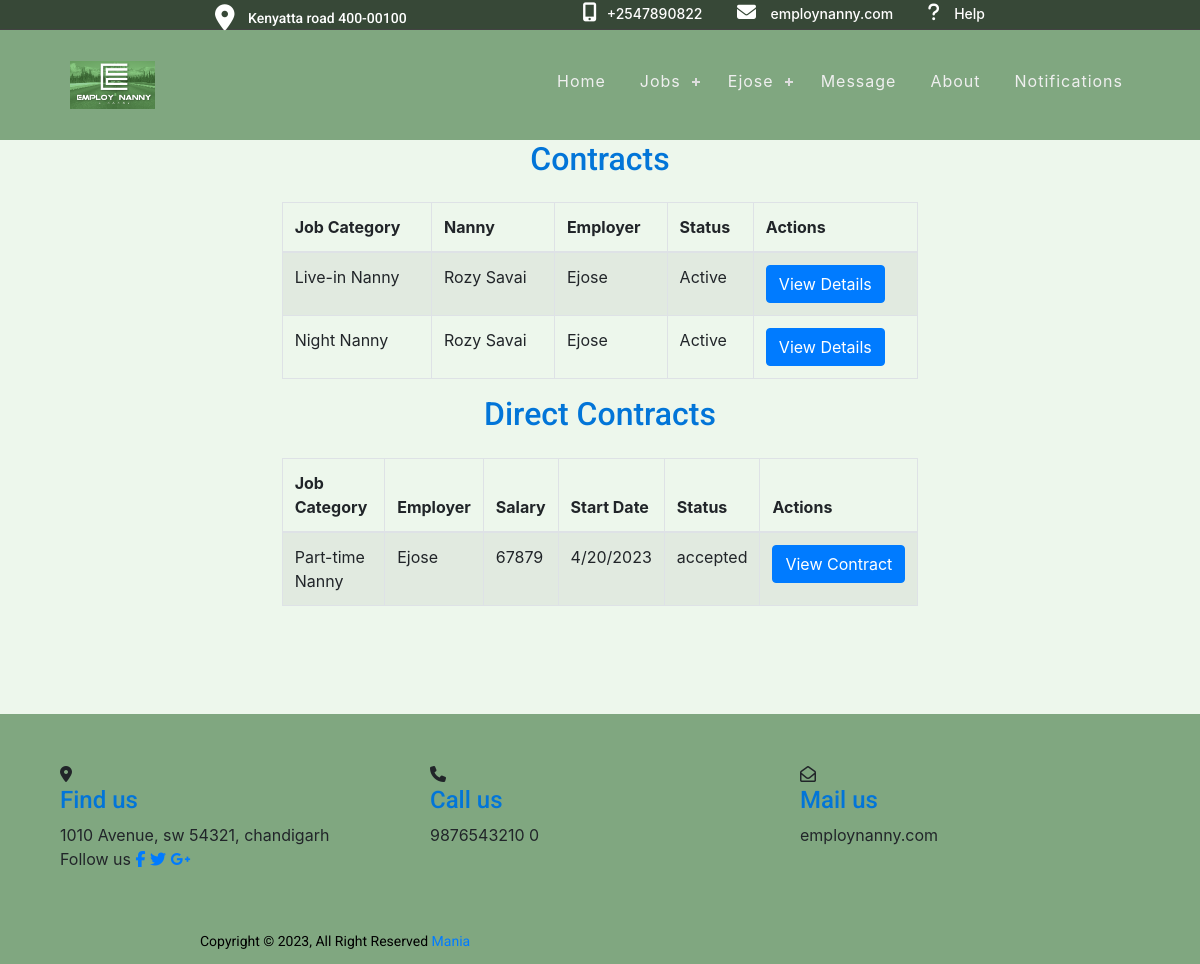
Page /contracts/all/ (signed in) on the earlier database version.
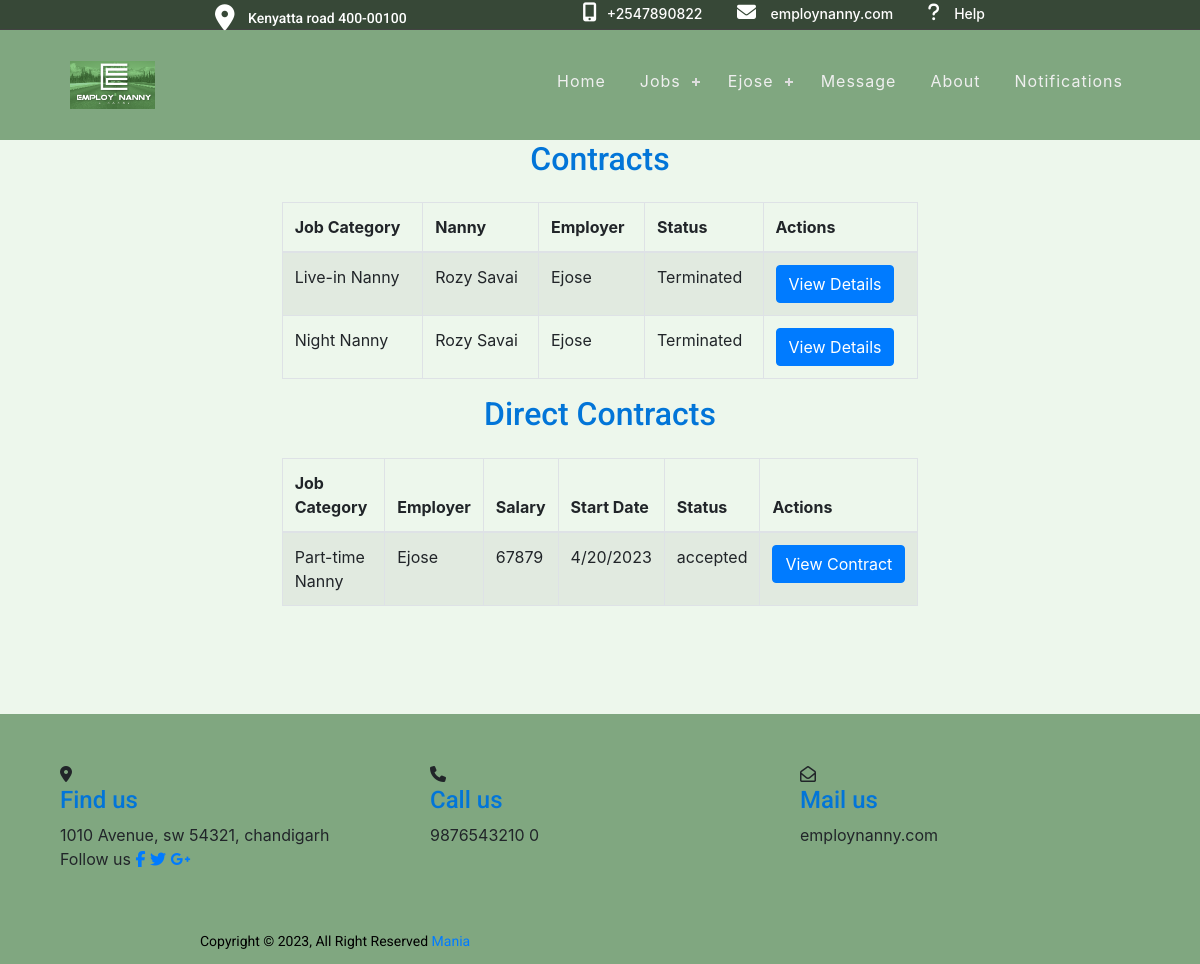
Same page on the later database version.
### jobapp/models.py (models this page shows, shortened)
class ContractModel(models.Model):
    job = models.ForeignKey(jobModel, on_delete=models.CASCADE, default=1)
    nanny = models.ForeignKey(NannyDetails, on_delete=models.CASCADE, limit_choices_to={
                              'user__groups__name': 'nanny'}, default=1)
    employer = models.ForeignKey(User, on_delete=models.CASCADE,  limit_choices_to={
                                 'groups__name': 'employer'}, default=1)
    start_date = models.DateField(
        auto_now_add=True,  blank=True, null=True)
    end_date = models.DateField(default=timezone.now() + timedelta(days=30))
    duration = models.CharField(
        max_length=100, choices=CONTRACT_DURATION, default="pending")
    amount = models.DecimalField(max_digits=10, decimal_places=2, default=0)
    status = models.CharField(
        max_length=100, choices=CONTRACT_STATUS, default=CONTRACT_STATUS[0][0])
    company_commission = models.DecimalField(
        max_digits=10, decimal_places=2, default=0)

class jobModel(models.Model):
    employer = models.ForeignKey(User, on_delete=models.CASCADE)
    category = models.CharField(max_length=100, choices=CATEGORIES)
    city = models.CharField(max_length=100)
    addresss = models.CharField(max_length=100)
    salary = models.CharField(max_length=100)
    language = models.CharField(max_length=100)
    nanny_age = models.CharField(max_length=100, choices=AGE_GROUP_CHOICES)
    hours_per_day = models.IntegerField(default=2)
    start_date = models.DateField()
    years_of_experience = models.IntegerField(default=0)
    duration = models.CharField(max_length=100, choices=CONTRACT_DURATION)
    date_posted = models.DateTimeField(auto_now_add=True)
    job_description = models.TextField(blank=True)
    def __str__(self):
        return self.category

### users/models.py (models this page shows, shortened)
class NannyDetails(models.Model):
    user = models.OneToOneField(User, on_delete=models.CASCADE)
    first_name = models.CharField(max_length=100)
    last_name = models.CharField(max_length=100)
    phone = models.IntegerField(default=0)
    city = models.CharField(max_length=100)
    address = models.CharField(max_length=200)
    id_number = models.IntegerField(default=0)
    level_of_education = models.CharField(
        max_length=100, choices=HIGHEST_LEVEL_EDUCATION)
    recommendation_letter = models.FileField(
        upload_to='recommendations/', null=True)
    nationality = models.CharField(max_length=100)
    availability = models.CharField(
        max_length=100, choices=AVAILABILITY_CHOICES)
    language = models.CharField(max_length=200)
    date_joined = models.DateTimeField(auto_now_add=True)
    years_of_experience = models.IntegerField(default=0)
    age_bracket = models.CharField(
        max_length=100, choices=AGE_GROUP_CHOICES, default="N/A")
    description = models.TextField(blank=True)
    image = models.ImageField(default='default.jpg',
                              upload_to='nanny_profile_pics')
    def __str__(self):
        return self.first_name + ' ' + self.last_name

### jobapp/views.py (the view)
# urls.py: path('contracts/all/', views.employer_view_all_contracts,
@login_required
def employer_view_all_contracts(request):
    contracts = ContractModel.objects.filter(employer=request.user)
    direct_contracts = DirectContract.objects.filter(employer=request.user)
    context = {"contracts": contracts, "direct_contracts": direct_contracts}
    return render(request, "jobapp/view_all_contracts.html", context)

### jobapp/templatetags/jobapp_tags.py (called while the page is built)
@register.filter(name='has_group')
def has_group(user, group_name):
    return user.groups.filter(name=group_name).exists()

### jobapp/templates/jobapp/view_all_contracts.html
{% extends 'jobapp/base.html' %}
{% block content %}
<div class="container status-height">
  <div class="row justify-content-center">
    <div class="col-md-10">
      <h2 class="text-center mb-4">Contracts</h2>
      <table class="table table-bordered table-striped">
        <thead>
          <tr>
            <th>Job Category</th>
            <th>Nanny</th>
            <th>Employer</th>
            <th>Status</th>
            <th>Actions</th>
          </tr>
        </thead>
        <tbody>
          {% for contract in contracts %}
          <tr>
            <td>{{ contract.job }}</td>
            <td>{{ contract.nanny }}</td>
            <td>{{ contract.employer }}</td>
            <td {% if contract.status == 'Terminated' %}class="text-danger"{% elif contract.status == 'Active' %}class="text-primary"{% endif %}>
              {{ contract.get_status_display }}
            </td>
            <td>
              <a href="{% url 'view_contract' contract.id %}" class="btn btn-primary">View Details</a>
            </td>
          </tr>
          {% empty %}
          <tr>
            <td colspan="5">No contracts found.</td>
          </tr>
          {% endfor %}
        </tbody>
      </table>
      <h2 class="text-center mb-4">Direct Contracts</h2>
      <table class="table table-bordered table-striped">
        <thead>
          <tr>
              <th>Job Category</th>
            <th>Employer</th>
                <th>Salary</th>
            <th>Start Date</th>
            <th>Status</th>
            <th>Actions</th>
          </tr>
        </thead>
        <tbody>
          {% for contract in direct_contracts %}
          <tr>
            <td>{{ contract.job_category }}</td>
             <td>{{ contract.employer }}</td>
            <td>{{ contract.salary }}</td>
            <td>{{ contract.start_date|date:"n/j/Y" }}</td>
            <td {% if contract.status == 'Terminated' %}class="text-danger"{% elif contract.status == 'Active' %}class="text-primary"{% endif %}>
              {{ contract.get_status_display }}
            </td>
            <td>
      {% if contract.status == 'active' %}
        <a href="{% url 'accept_direct_contract' contract.id %}" class="btn btn-success">Accept Contract</a>
      {% elif contract.status == 'terminated' %}
        <a href="#" class="btn btn-danger">Delete Contract</a>
      {% elif contract.status == 'accepted' %}
        <a href="{% url 'view_contract' contract_id=contract.id %}" class="btn btn-primary">View Contract</a>
      {% endif %}
            </td>
          </tr>
          {% empty %}
          <tr>
            <td colspan="7">No direct contracts found.</td>
          </tr>
          {% endfor %}
        </tbody>
      </table>
    </div>
  </div>
</div>
{% endblock %}

Differences in the rows shown:
changed ContractModel "Live-in Nanny": status "Active" → "Terminated"
changed ContractModel "Night Nanny": status "Active" → "Terminated"
